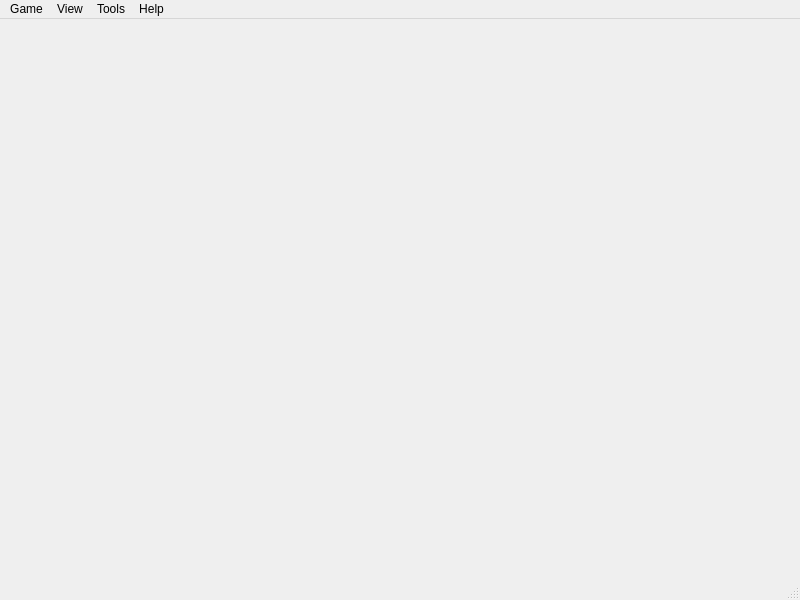
<?xml version="1.0" encoding="UTF-8"?>
<ui version="4.0">
 <class>MainWindow</class>
 <widget class="QMainWindow" name="MainWindow">
  <property name="geometry">
   <rect>
    <x>0</x>
    <y>0</y>
    <width>800</width>
    <height>600</height>
   </rect>
  </property>
  <property name="windowTitle">
   <string>MainWindow</string>
  </property>
  <widget class="QWidget" name="centralwidget"/>
  <widget class="QMenuBar" name="menubar">
   <property name="geometry">
    <rect>
     <x>0</x>
     <y>0</y>
     <width>800</width>
     <height>23</height>
    </rect>
   </property>
   <widget class="QMenu" name="menuGame">
    <property name="title">
     <string>Game</string>
    </property>
    <addaction name="actionStart_game"/>
    <addaction name="actionJoin_game"/>
    <addaction name="separator"/>
    <addaction name="actionRestart_game"/>
    <addaction name="actionReturn_main"/>
    <addaction name="action_Pause"/>
    <addaction name="actionReplay"/>
    <addaction name="actionExit"/>
   </widget>
   <widget class="QMenu" name="menuView">
    <property name="title">
     <string>View</string>
    </property>
    <addaction name="actionShow_Hide_menu"/>
    <addaction name="actionFullscreen"/>
    <addaction name="actionMinimize_to_system_tray"/>
    <addaction name="separator"/>
    <addaction name="actionCard_style"/>
    <addaction name="actionGeneral_style"/>
   </widget>
   <widget class="QMenu" name="menuTools">
    <property name="title">
     <string>Tools</string>
    </property>
    <addaction name="actionConfigure"/>
    <addaction name="actionGeneral_overview"/>
    <addaction name="actionCard_overview"/>
    <addaction name="actionScenario_overview"/>
    <addaction name="actionView_ban_list"/>
    <addaction name="actionRole_assign_table"/>
    <addaction name="separator"/>
    <addaction name="actionFile_encryption_decryption"/>
    <addaction name="actionBroadcast"/>
    <addaction name="actionAI_Melee"/>
    <addaction name="actionReplay_file_convert"/>
    <addaction name="actionCheck_resource"/>
    <addaction name="separator"/>
    <addaction name="actionEnable_hotkey"/>
    <addaction name="actionExpand_dashboard"/>
    <addaction name="actionView_Discarded"/>
    <addaction name="actionView_distance"/>
    <addaction name="actionServer_information"/>
    <addaction name="actionSurrender"/>
    <addaction name="actionKick"/>
    <addaction name="actionSave_battle_record"/>
   </widget>
   <widget class="QMenu" name="menuHelp">
    <property name="title">
     <string>Help</string>
    </property>
    <addaction name="actionAbout"/>
    <addaction name="actionAbout_Qt"/>
   </widget>
   <addaction name="menuGame"/>
   <addaction name="menuView"/>
   <addaction name="menuTools"/>
   <addaction name="menuHelp"/>
  </widget>
  <widget class="QStatusBar" name="statusbar"/>
  <action name="actionStart_game">
   <property name="text">
    <string>Start game</string>
   </property>
  </action>
  <action name="actionJoin_game">
   <property name="text">
    <string>Join game</string>
   </property>
  </action>
  <action name="actionRestart_game">
   <property name="text">
    <string>Restart game</string>
   </property>
  </action>
  <action name="actionReturn_main">
   <property name="text">
    <string>Return main</string>
   </property>
  </action>
  <action name="action_Pause">
   <property name="text">
    <string>&amp;Pause</string>
   </property>
  </action>
  <action name="actionReplay">
   <property name="text">
    <string>Replay</string>
   </property>
  </action>
  <action name="actionExit">
   <property name="text">
    <string>Exit</string>
   </property>
  </action>
  <action name="actionShow_Hide_menu">
   <property name="text">
    <string>Show/Hide menu</string>
   </property>
  </action>
  <action name="actionFullscreen">
   <property name="text">
    <string>Fullscreen</string>
   </property>
  </action>
  <action name="actionMinimize_to_system_tray">
   <property name="text">
    <string>Minimize to system tray</string>
   </property>
  </action>
  <action name="actionCard_style">
   <property name="text">
    <string>Card style</string>
   </property>
  </action>
  <action name="actionGeneral_style">
   <property name="text">
    <string>General style</string>
   </property>
  </action>
  <action name="actionConfigure">
   <property name="text">
    <string>Configure</string>
   </property>
  </action>
  <action name="actionGeneral_overview">
   <property name="text">
    <string>General overview</string>
   </property>
  </action>
  <action name="actionCard_overview">
   <property name="text">
    <string>Card overview</string>
   </property>
  </action>
  <action name="actionScenario_overview">
   <property name="text">
    <string>Scenario overview</string>
   </property>
  </action>
  <action name="actionView_ban_list">
   <property name="text">
    <string>View ban list</string>
   </property>
  </action>
  <action name="actionRole_assign_table">
   <property name="text">
    <string>Role assign table</string>
   </property>
  </action>
  <action name="actionFile_encryption_decryption">
   <property name="text">
    <string>File encryption/decryption ...</string>
   </property>
  </action>
  <action name="actionBroadcast">
   <property name="text">
    <string>Broadcast ...</string>
   </property>
  </action>
  <action name="actionAI_Melee">
   <property name="text">
    <string>AI Melee</string>
   </property>
  </action>
  <action name="actionReplay_file_convert">
   <property name="text">
    <string>Replay file convert ...</string>
   </property>
  </action>
  <action name="actionCheck_resource">
   <property name="text">
    <string>Check resource</string>
   </property>
  </action>
  <action name="actionEnable_hotkey">
   <property name="text">
    <string>Enable hotkey</string>
   </property>
  </action>
  <action name="actionExpand_dashboard">
   <property name="text">
    <string>Expand dashboard</string>
   </property>
  </action>
  <action name="actionView_Discarded">
   <property name="text">
    <string>View Discarded</string>
   </property>
  </action>
  <action name="actionView_distance">
   <property name="text">
    <string>View distance</string>
   </property>
  </action>
  <action name="actionServer_information">
   <property name="text">
    <string>Server information</string>
   </property>
  </action>
  <action name="actionSurrender">
   <property name="text">
    <string>Surrender</string>
   </property>
  </action>
  <action name="actionKick">
   <property name="text">
    <string>Kick</string>
   </property>
  </action>
  <action name="actionSave_battle_record">
   <property name="text">
    <string>Save battle record</string>
   </property>
  </action>
  <action name="actionAbout">
   <property name="text">
    <string>About</string>
   </property>
  </action>
  <action name="actionAbout_Qt">
   <property name="text">
    <string>About Qt</string>
   </property>
  </action>
 </widget>
 <resources/>
 <connections/>
</ui>
